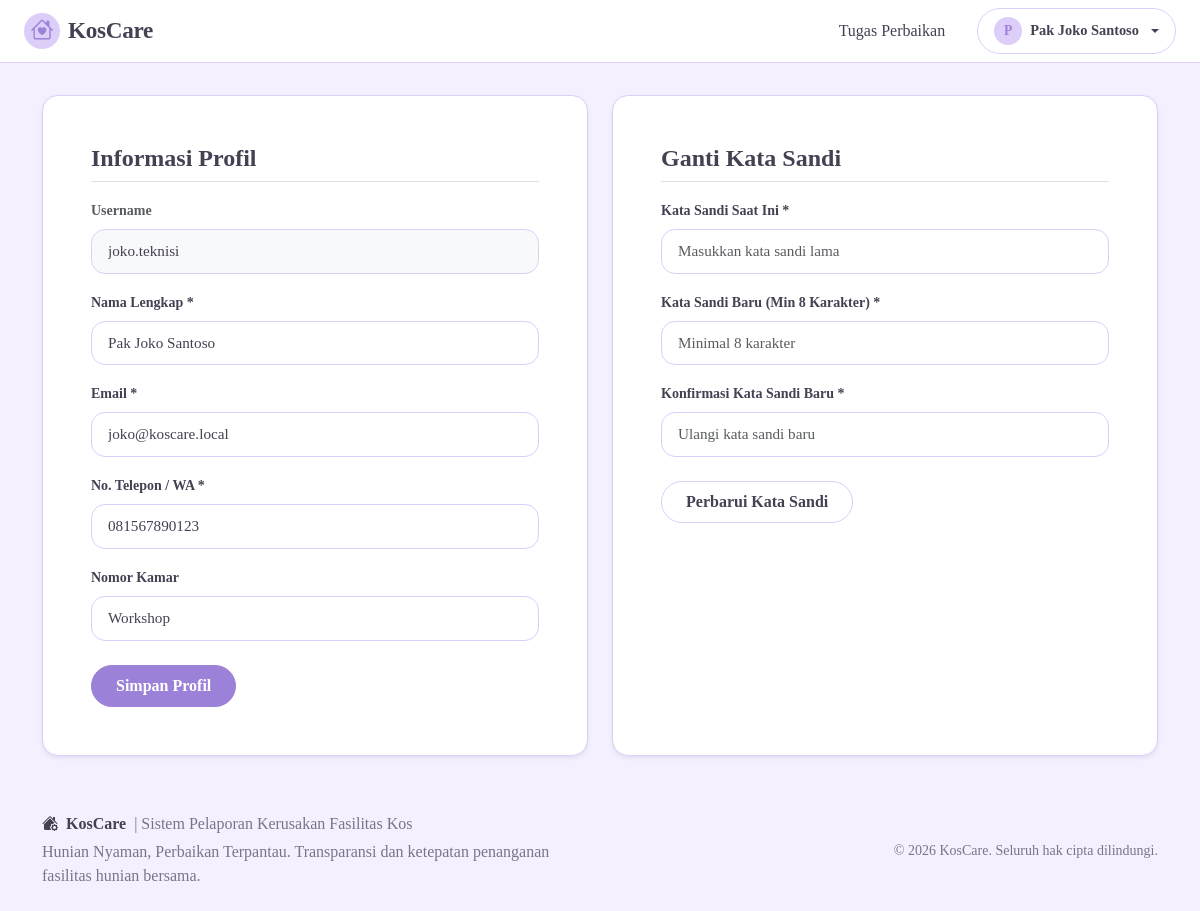
/profile/index.php (signed in), run on the app's committed database.
### tables this page shows
CREATE TABLE `theme_settings` (
  `id` INT UNSIGNED NOT NULL DEFAULT 1,
  `preset_name` VARCHAR(50) NOT NULL DEFAULT 'Pastel Lilac',
  `color_primary` VARCHAR(20) NOT NULL DEFAULT '#9B82D8',
  `color_secondary` VARCHAR(20) NOT NULL DEFAULT '#DCCEF9',
  `color_background` VARCHAR(20) NOT NULL DEFAULT '#F5F0FF',
  `color_card` VARCHAR(20) NOT NULL DEFAULT '#FFFFFF',
  `color_button` VARCHAR(20) NOT NULL DEFAULT '#9B82D8',
  `color_text` VARCHAR(20) NOT NULL DEFAULT '#454052',
  `font_family` VARCHAR(100) NOT NULL DEFAULT 'Times New Roman, Times, Georgia, serif',
  `font_size_scale` VARCHAR(20) NOT NULL DEFAULT 'normal',
  `app_name` VARCHAR(100) NOT NULL DEFAULT 'KosCare',
  `app_tagline` VARCHAR(255) NOT NULL DEFAULT 'Perawatan Kos Jadi Lebih Mudah',
  `logo_path` VARCHAR(255) DEFAULT NULL,
  `logo_size` VARCHAR(20) NOT NULL DEFAULT 'medium',
  `card_radius` VARCHAR(20) NOT NULL DEFAULT '1rem',
  `button_shape` VARCHAR(20) NOT NULL DEFAULT 'pill',
  `updated_at` TIMESTAMP NOT NULL DEFAULT CURRENT_TIMESTAMP ON UPDATE CURRENT_TIMESTAMP,
  PRIMARY KEY (`id`)
);

CREATE TABLE `users` (
  `id` INT UNSIGNED NOT NULL AUTO_INCREMENT,
  `name` VARCHAR(100) NOT NULL,
  `username` VARCHAR(50) NOT NULL,
  `email` VARCHAR(100) NOT NULL,
  `password` VARCHAR(255) NOT NULL,
  `phone` VARCHAR(20) NOT NULL,
  `room_number` VARCHAR(20) DEFAULT NULL,
  `role` ENUM('penghuni', 'pengelola', 'teknisi') NOT NULL DEFAULT 'penghuni',
  `status` ENUM('active', 'inactive') NOT NULL DEFAULT 'active',
  `created_at` TIMESTAMP NOT NULL DEFAULT CURRENT_TIMESTAMP,
  `updated_at` TIMESTAMP NOT NULL DEFAULT CURRENT_TIMESTAMP ON UPDATE CURRENT_TIMESTAMP,
  PRIMARY KEY (`id`),
  UNIQUE KEY `uk_users_username` (`username`),
  UNIQUE KEY `uk_users_email` (`email`),
  KEY `idx_users_role` (`role`)
);

### includes/theme.php (called while the page is built, shortened)
<?php
function getThemeSettings(): array {
    static $cached = null;
    if ($cached !== null) {
        return $cached;
    }
    $default = [
        'preset_name' => 'Pastel Lilac',
        'color_primary' => '#9B82D8',
        'color_secondary' => '#DCCEF9',
        'color_background' => '#F5F0FF',
        'color_card' => '#FFFFFF',
        'color_button' => '#9B82D8',
        'color_text' => '#454052',
        'font_family' => 'Times New Roman, Times, Georgia, serif',
        'font_size_scale' => 'normal',
        'app_name' => 'KosCare',
        'app_tagline' => 'Perawatan Kos Jadi Lebih Mudah',
        'logo_path' => null,
        'logo_size' => 'medium',
        'card_radius' => '1rem',
        'button_shape' => 'pill'
    ];
    try {
        $db = getDB();
        $stmt = $db->query("SELECT * FROM `theme_settings` WHERE `id` = 1 LIMIT 1");
        $row = $stmt->fetch(PDO::FETCH_ASSOC);
        if ($row) {
            $cached = array_merge($default, $row);
            return $cached;
        }
    } catch (Throwable $e) {
    }
    $cached = $default;
    return $cached;
}
function getAppName(): string {
    $s = getThemeSettings();
    return !empty($s['app_name']) ? $s['app_name'] : 'KosCare';
}
function getAppLogo(): ?string {
    return null;
}
    ?>

### includes/auth.php (called while the page is built, shortened)
<?php
require_once __DIR__ . '/functions.php';
function isLoggedIn(): bool {
    return isset($_SESSION['user_id']) && !empty($_SESSION['user_id']);
}
function currentUser(): ?array {
    return [
        'id'          => $_SESSION['user_id'],
        'name'        => $_SESSION['user_name'] ?? '',
        'username'    => $_SESSION['user_username'] ?? '',
        'email'       => $_SESSION['user_email'] ?? '',
        'role'        => $_SESSION['user_role'] ?? '',
        'room_number' => $_SESSION['user_room_number'] ?? '',
        'phone'       => $_SESSION['user_phone'] ?? ''
    ];
}

### includes/functions.php (called while the page is built, shortened)
<?php
function e(?string $string): string {
    return htmlspecialchars($string ?? '', ENT_QUOTES, 'UTF-8');
}

### profile/index.php (the view, shortened to what this page needs)
<?php
require_once __DIR__ . '/../includes/functions.php';
require_once __DIR__ . '/../includes/auth.php';
$user = currentUser();
$userId = (int)$user['id'];
$pdo = getDBConnection();
$stmt = $pdo->prepare("SELECT * FROM users WHERE id = :id LIMIT 1");
$stmt->execute(['id' => $userId]);
$userData = $stmt->fetch();
$profileErrors = [];
$passwordErrors = [];
$activeNav = 'profile';
require_once __DIR__ . '/../includes/header.php';
require_once __DIR__ . '/../includes/navbar.php';
?>
<div class="container py-4 my-2">
    <div class="row g-4">
        <div class="col-md-6">
            <div class="card card-aesthetic p-4 p-md-5 h-100 shadow-sm">
                <h4 class="fw-bold text-charcoal mb-3 pb-2 border-bottom">
                    Informasi Profil
                </h4>
                <form action="<?php echo BASE_URL; ?>/profile/index.php" method="POST">
                    <div class="mb-3">
                        <label class="form-label small text-muted">Username</label>
                        <input type="text" class="form-control bg-light" value="<?php echo e($userData['username']); ?>" readonly disabled>
                    </div>
                    <div class="mb-3">
                        <label for="name" class="form-label fw-bold small text-charcoal">Nama Lengkap *</label>
                        <input type="text" class="form-control <?php echo isset($profileErrors['name']) ? 'is-invalid' : ''; ?>" id="name" name="name" value="<?php echo e($userData['name']); ?>" required>
                    </div>
                    <div class="mb-3">
                        <label for="email" class="form-label fw-bold small text-charcoal">Email *</label>
                        <input type="email" class="form-control <?php echo isset($profileErrors['email']) ? 'is-invalid' : ''; ?>" id="email" name="email" value="<?php echo e($userData['email']); ?>" required>
                    </div>
                    <div class="mb-3">
                        <label for="phone" class="form-label fw-bold small text-charcoal">No. Telepon / WA *</label>
                        <input type="text" class="form-control <?php echo isset($profileErrors['phone']) ? 'is-invalid' : ''; ?>" id="phone" name="phone" value="<?php echo e($userData['phone']); ?>" required>
                    </div>
                    <div class="mb-4">
                        <label for="room_number" class="form-label fw-bold small text-charcoal">Nomor Kamar</label>
                        <input type="text" class="form-control" id="room_number" name="room_number" value="<?php echo e($userData['room_number']); ?>" placeholder="Kamar 102">
                    </div>
                    <button type="submit" class="btn btn-primary-purple px-4 py-2">
                        Simpan Profil
                    </button>
                </form>
            </div>
        </div>
        <div class="col-md-6">
            <div class="card card-aesthetic p-4 p-md-5 h-100 shadow-sm">
                <h4 class="fw-bold text-charcoal mb-3 pb-2 border-bottom">
                    Ganti Kata Sandi
                </h4>
                <form action="<?php echo BASE_URL; ?>/profile/index.php" method="POST">
                    <div class="mb-3">
                        <label for="current_password" class="form-label fw-bold small text-charcoal">Kata Sandi Saat Ini *</label>
                        <input type="password" class="form-control <?php echo isset($passwordErrors['current_password']) ? 'is-invalid' : ''; ?>" id="current_password" name="current_password" placeholder="Masukkan kata sandi lama" required>
                    </div>
                    <div class="mb-3">
                        <label for="new_password" class="form-label fw-bold small text-charcoal">Kata Sandi Baru (Min 8 Karakter) *</label>
                        <input type="password" class="form-control <?php echo isset($passwordErrors['new_password']) ? 'is-invalid' : ''; ?>" id="new_password" name="new_password" placeholder="Minimal 8 karakter" required>
                    </div>
                    <div class="mb-4">
                        <label for="confirm_password" class="form-label fw-bold small text-charcoal">Konfirmasi Kata Sandi Baru *</label>
                        <input type="password" class="form-control <?php echo isset($passwordErrors['confirm_password']) ? 'is-invalid' : ''; ?>" id="confirm_password" name="confirm_password" placeholder="Ulangi kata sandi baru" required>
                    </div>
                    <button type="submit" class="btn btn-outline-purple px-4 py-2">
                        Perbarui Kata Sandi
                    </button>
                </form>
            </div>
        </div>
    </div>
</div>
<?php require_once __DIR__ . '/../includes/footer.php'; ?>

### includes/navbar.php (shortened to what this page needs)
<?php
$user = currentUser();
$isLogged = isLoggedIn();
?>
<nav class="navbar navbar-expand-lg navbar-custom sticky-top py-2.5">
    <div class="container-fluid px-lg-4">
        <?php
        $dynLogo = function_exists('getAppLogo') ? getAppLogo() : null;
        $dynName = function_exists('getAppName') ? getAppName() : 'KosCare';
        $dynSettings = function_exists('getThemeSettings') ? getThemeSettings() : [];
        $dynLogoHeight = function_exists('getLogoHeightPx') ? getLogoHeightPx($dynSettings['logo_size'] ?? 'medium') : 36;
        ?>
        <a class="navbar-brand d-flex align-items-center gap-2 brand-title" href="<?php echo BASE_URL; ?>/index.php">
            <?php if ($dynLogo): ?>
                <img src="<?php echo htmlspecialchars($dynLogo); ?>" alt="Logo" style="height: <?php echo $dynLogoHeight; ?>px; max-width: 140px; object-fit: contain;">
            <?php else: ?>
                <span class="d-inline-flex align-items-center justify-content-center rounded-circle" style="width: 36px; height: 36px; background-color: var(--color-pastel-lilac); color: var(--color-primary-purple);">
                    <i class="bi bi-house-heart"></i>
                </span>
            <?php endif; ?>
            <span><?php echo htmlspecialchars($dynName); ?></span>
        </a>
        <div class="collapse navbar-collapse" id="navbarMain">
            <ul class="navbar-nav ms-auto align-items-lg-center gap-2 mt-3 mt-lg-0">
                <?php if ($isLogged): ?>
                    <?php if ($user['role'] === 'penghuni'): ?>
                        <li class="nav-item">
                            <a class="nav-link px-3 text-charcoal <?php echo ($activeNav === 'dashboard') ? 'fw-bold' : ''; ?>" href="<?php echo BASE_URL; ?>/dashboard/penghuni.php">
                                Dashboard
                            </a>
                        </li>
                        <li class="nav-item">
                            <a class="nav-link px-3 text-charcoal <?php echo ($activeNav === 'create_report') ? 'fw-bold' : ''; ?>" href="<?php echo BASE_URL; ?>/reports/create.php">
                                Buat Laporan
                            </a>
                        </li>
                        <li class="nav-item">
                            <a class="nav-link px-3 text-charcoal <?php echo ($activeNav === 'my_reports') ? 'fw-bold' : ''; ?>" href="<?php echo BASE_URL; ?>/reports/index.php">
                                Laporan Saya
                            </a>
                        </li>
                    <?php elseif ($user['role'] === 'teknisi'): ?>
                        <li class="nav-item">
                            <a class="nav-link px-3 text-charcoal <?php echo ($activeNav === 'dashboard') ? 'fw-bold' : ''; ?>" href="<?php echo BASE_URL; ?>/technician/dashboard.php">
                                Tugas Perbaikan
                            </a>
                        </li>
                    <?php endif; ?>
                    <li class="nav-item dropdown ms-lg-2">
                        <a class="nav-link dropdown-toggle d-flex align-items-center gap-2 px-3 py-1.5 rounded-pill border bg-white text-charcoal shadow-xs" href="#" role="button" data-bs-toggle="dropdown" aria-expanded="false" style="border-color: var(--color-pastel-lilac) !important;">
                            <span class="d-inline-flex align-items-center justify-content-center rounded-circle" style="width: 28px; height: 28px; background-color: var(--color-light-lilac); color: var(--color-primary-purple); font-weight: bold; font-size: 0.85rem;">
                                <?php echo strtoupper(substr($user['name'], 0, 1)); ?>
                            </span>
                            <span class="fw-semibold text-truncate" style="max-width: 140px; font-size: 0.9rem;"><?php echo e($user['name']); ?></span>
                        </a>
                    </li>
                <?php endif; ?>
            </ul>
        </div>
    </div>
</nav>

### assets/css/style.css (style rules this page uses)
:root { --color-pastel-lilac: #DCCEF9; --color-light-lilac: #EEE7FF; --color-soft-lavender: #F5F0FF; --color-pure-white: #FFFFFF; --color-pastel-pink: #F8DCE8; --color-pastel-blue: #DCEBFF; --color-charcoal: #454052; --color-primary-purple: #9B82D8; --color-primary-purple-hover: #886BC8; --app-font-family: 'Times New Roman', Times, Georgia, serif; --app-card-radius: 20px; --app-btn-radius: 9999px; }
*, *::before, *::after { box-sizing: border-box; font-family: var(--app-font-family) !important; }
body { background-color: var(--color-soft-lavender); color: var(--color-charcoal); min-height: 100vh; display: flex; flex-direction: column; margin: 0; padding: 0; -webkit-font-smoothing: antialiased; }
.bg-soft-lavender { background-color: var(--color-soft-lavender) !important; }
.text-charcoal { color: var(--color-charcoal) !important; }
.navbar-custom { background-color: rgba(255, 255, 255, 0.95); backdrop-filter: blur(8px); border-bottom: 1px solid var(--color-pastel-lilac); position: sticky; top: 0; z-index: 1020; }
.brand-title { font-size: 1.45rem; font-weight: bold; color: var(--color-charcoal); letter-spacing: -0.3px; text-decoration: none; line-height: 1.2; }
.card-aesthetic { background-color: var(--color-pure-white); border-radius: var(--app-card-radius); border: 1px solid var(--color-pastel-lilac); box-shadow: 0 4px 18px rgba(69, 64, 82, 0.04); transition: transform 0.2s ease, box-shadow 0.2s ease; }
.btn-primary-purple { background-color: var(--color-primary-purple); color: #ffffff !important; border: 1px solid var(--color-primary-purple); border-radius: var(--app-btn-radius); padding: 9px 22px; font-weight: bold; transition: all 0.2s ease; text-decoration: none; display: inline-flex; align-items: center; justify-content: center; gap: 8px; white-space: nowrap; }
.btn-outline-purple { background-color: var(--color-pure-white); color: var(--color-charcoal) !important; border: 1.5px solid var(--color-pastel-lilac); border-radius: var(--app-btn-radius); padding: 8px 20px; font-weight: bold; transition: all 0.2s ease; text-decoration: none; display: inline-flex; align-items: center; justify-content: center; gap: 8px; white-space: nowrap; }
.form-control, .form-select { border-radius: 14px; border: 1.5px solid var(--color-pastel-lilac); padding: 10px 16px; background-color: var(--color-pure-white); color: var(--color-charcoal); font-size: 0.95rem; transition: border-color 0.15s ease, box-shadow 0.15s ease; }
.form-label { word-break: break-word; font-weight: 600; }

### data on the page
theme_settings: app_name "KosCare"
users: name "P", name "Pak Joko Santoso", username "joko.teknisi", email "joko@koscare.local", phone "081567890123", room_number "Workshop"
